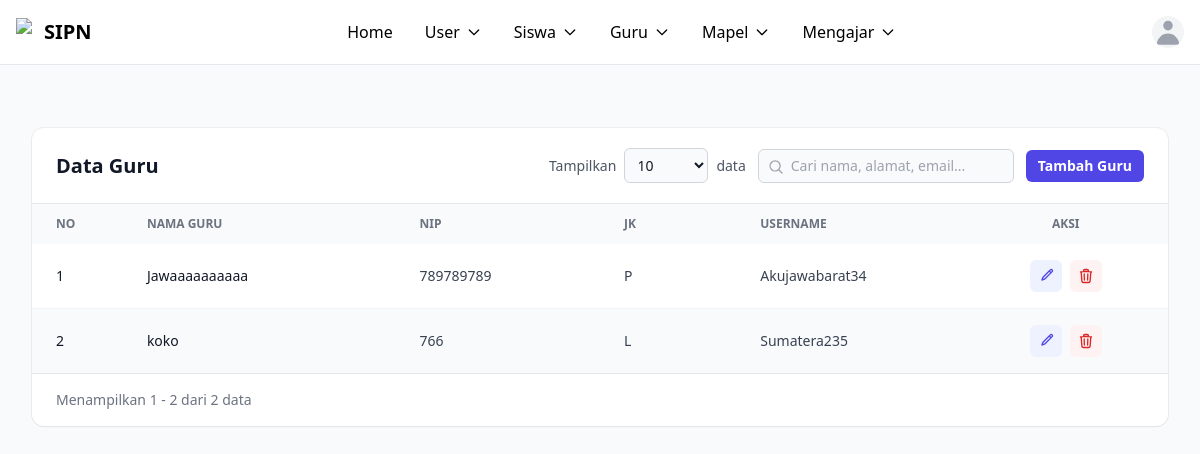
Page /daftarguru.php (signed in) on the committed database.
### tables this page shows
CREATE TABLE `guru` (
  `id` int NOT NULL,
  `nip` varchar(20) NOT NULL,
  `nama` varchar(100) NOT NULL,
  `jenis_kelamin` enum('L','P') NOT NULL,
  `user_id` int NOT NULL
);

CREATE TABLE `users` (
  `id` int NOT NULL,
  `username` varchar(50) NOT NULL,
  `password` varchar(255) NOT NULL,
  `role` enum('admin','guru','siswa') NOT NULL,
  `created_at` timestamp NOT NULL
);

### auth.php (called while the page is built, shortened)
<?php
function current_user(): ?array
{
    return isset($_SESSION['user']) && is_array($_SESSION['user']) ? $_SESSION['user'] : null;
}
function require_login(): array
{
    $user = current_user();
    return $user;
}
function require_admin_or_role(string $role): array
{
    $user = require_login();
    return $user;
}
?>

### daftarguru.php (the view, shortened to what this page needs)
<?php
require_once __DIR__ . '/auth.php';
$currentUser = require_admin_or_role('guru');
$isAdmin = $currentUser['role'] === 'admin';
?>
<!DOCTYPE html>
<html lang="en">
<head>
  <script src="https://cdn.tailwindcss.com"></script>
</head>
<body class="bg-gray-50 antialiased">
<?php
include "navbar.php";
include __DIR__ . "/kon.php";
$data = [];
$sql = "SELECT users.id AS user_id, users.username, users.role, users.created_at,
           guru.id AS guru_id, guru.nip, guru.nama AS nama_guru, guru.jenis_kelamin
    FROM users
    INNER JOIN guru ON users.id = guru.user_id
    WHERE users.role = 'guru'
    ORDER BY users.id DESC";
$bam = mysqli_query($conn, $sql);
while ($row = mysqli_fetch_assoc($bam)) {
    $data[] = $row;
}
?>
<main class="mx-auto max-w-7xl px-4 pt-32 pb-10 sm:px-6 lg:px-8">
    <div class="bg-white shadow-sm ring-1 ring-gray-900/5 rounded-xl">
        <div class="flex flex-col gap-3 px-6 py-5 border-b border-gray-900/10 sm:flex-row sm:items-center sm:justify-between">
            <h1 class="text-xl font-bold text-gray-900">Data Guru</h1>
            <div class="flex flex-col gap-3 sm:flex-row sm:items-center">
                <div class="flex items-center gap-2">
                    <label for="showEntries" class="text-sm text-gray-600 whitespace-nowrap">Tampilkan</label>
                    <select id="showEntries" class="rounded-md bg-gray-50 border border-gray-300 text-sm text-gray-900 px-2 py-1.5 outline-none focus:ring-2 focus:ring-indigo-600">
                        <option value="10" selected>10</option>
                    </select>
                    <span class="text-sm text-gray-600 whitespace-nowrap">data</span>
                </div>
                <div class="relative">
                    <svg class="absolute left-2.5 top-2.5 size-4 text-gray-400" fill="none" viewBox="0 0 24 24" stroke-width="2" stroke="currentColor"><path stroke-linecap="round" stroke-linejoin="round" d="m21 21-5.2-5.2m0 0a7.5 7.5 0 1 0-10.6-10.6 7.5 7.5 0 0 0 10.6 10.6Z" /></svg>
                    <input id="searchInput" type="text" placeholder="Cari nama, alamat, email..." class="w-full sm:w-64 rounded-md bg-gray-50 border border-gray-300 pl-8 pr-3 py-1.5 text-sm text-gray-900 outline-none focus:ring-2 focus:ring-indigo-600">
                </div>
                <?php if ($isAdmin): ?><a href="formtambahguru.php" class="inline-flex items-center justify-center rounded-md bg-indigo-600 px-3 py-1.5 text-sm font-semibold text-white hover:bg-indigo-500">Tambah Guru</a><?php endif; ?>
            </div>
        </div>
        <div class="relative overflow-x-auto">
            <table class="w-full min-w-[720px] table-fixed text-sm text-left text-gray-700">
                <colgroup>
                    <col class="w-[8%]">
                    <col class="w-[24%]">
                    <col class="w-[18%]">
                    <col class="w-[12%]">
                    <col class="w-[20%]">
                    <col class="w-[18%]">
                </colgroup>
                <thead class="bg-gray-50 text-xs uppercase text-gray-500">
                    <tr>
                        <th scope="col" class="px-6 py-3 font-semibold">No</th>
                        <th scope="col" class="px-6 py-3 font-semibold">Nama Guru</th>
                        <th scope="col" class="px-6 py-3 font-semibold">NIP</th>
                        <th scope="col" class="px-6 py-3 font-semibold">JK</th>
                        <th scope="col" class="px-6 py-3 font-semibold">Username</th>
                        <?php if ($isAdmin): ?><th scope="col" class="px-6 py-3 font-semibold text-center">Aksi</th><?php endif; ?>
                    </tr>
                </thead>
                <tbody id="tableBody" class="divide-y divide-gray-100">
                    <?php
                    $no = 1;
                    foreach ($data as $user):
                    ?>
                    <tr class="odd:bg-white even:bg-gray-50 hover:bg-indigo-50/60 transition-colors">
                        <td class="px-6 py-4 font-medium text-gray-900"><?php echo $no++; ?></td>
                        <td class="px-6 py-4 font-medium text-gray-900"><?php echo htmlspecialchars($user['nama_guru'] ?? '', ENT_QUOTES, 'UTF-8'); ?></td>
                        <td class="px-6 py-4 whitespace-nowrap"><?php echo htmlspecialchars($user['nip'] ?? '', ENT_QUOTES, 'UTF-8'); ?></td>
                        <td class="px-6 py-4 whitespace-nowrap"><?php echo htmlspecialchars($user['jenis_kelamin'] ?? '', ENT_QUOTES, 'UTF-8'); ?></td>
                        <td class="px-6 py-4 whitespace-nowrap"><?php echo htmlspecialchars($user['username'] ?? '', ENT_QUOTES, 'UTF-8'); ?></td>
                        <?php if ($isAdmin): ?><td class="px-6 py-4">
                            <div class="flex items-center justify-center gap-2">
                                <a href="edit.php?id=<?php echo (int) $user['user_id']; ?>&page=daftarguru.php" title="Edit" aria-label="Edit"
                                   class="inline-flex items-center justify-center size-8 rounded-md bg-indigo-50 text-indigo-600 hover:bg-indigo-600 hover:text-white transition-colors">
                                    <svg class="size-4" fill="none" viewBox="0 0 24 24" stroke-width="2" stroke="currentColor">
                                        <path stroke-linecap="round" stroke-linejoin="round" d="m16.862 4.487 1.687-1.688a1.875 1.875 0 1 1 2.652 2.652L10.582 16.07a4.5 4.5 0 0 1-1.897 1.13L6 18l.8-2.685a4.5 4.5 0 0 1 1.13-1.897l8.932-8.931Zm0 0L19.5 7.125" />
                                    </svg>
                                </a>
                                    <a href="delete.php?id=<?php echo (int) $user['user_id']; ?>&role=guru&page=daftarguru.php" title="Hapus" aria-label="Hapus"
                                   onclick="return confirm('Yakin engga nih ingin menghapus data ini?')"
                                   class="inline-flex items-center justify-center size-8 rounded-md bg-red-50 text-red-600 hover:bg-red-600 hover:text-white transition-colors">
                                </a>
                            </div>
                        </td><?php endif; ?>
                    </tr>
                    <?php endforeach; ?>
                </tbody>
            </table>
        </div>
        <div class="flex flex-col gap-3 px-6 py-4 border-t border-gray-900/10 sm:flex-row sm:items-center sm:justify-between">
            <p id="entriesInfo" class="text-sm text-gray-500"></p>
        </div>
    </div>
</main>
</body>
</html>

### rows in the picture
guru: nama "Jawaaaaaaaaaa", nip "789789789", jenis_kelamin "P", user.username "Akujawabarat34"
guru: nama "koko", nip "766", jenis_kelamin "L", user.username "Sumatera235"
